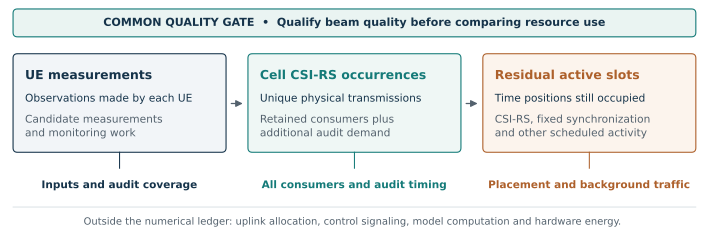

The Python source for this figure:
"""Vector figure: the three distinct accounts in cell-level beam accounting.

Run with Python + matplotlib. No experimental values are generated here.
"""
from pathlib import Path
import matplotlib
matplotlib.use('Agg')
import matplotlib.pyplot as plt
from matplotlib.patches import FancyBboxPatch, FancyArrowPatch

plt.rcParams.update({
    'font.family': 'DejaVu Sans', 'font.size': 8.0,
    'pdf.fonttype': 42, 'ps.fonttype': 42,
})
out = Path(__file__).resolve().parent
fig, ax = plt.subplots(figsize=(7.1, 2.35))
fig.subplots_adjust(0, 0, 1, 1)
ax.set_xlim(0, 7.1); ax.set_ylim(0, 2.35); ax.axis('off')
navy = '#15334A'; teal = '#147A78'; orange = '#AD602B'; gray = '#53616D'

def rounded(x, y, w, h, edge, fill, radius=.045, lw=.8):
    p = FancyBboxPatch((x,y), w,h, boxstyle=f'round,pad=0,rounding_size={radius}',
                       linewidth=lw, edgecolor=edge, facecolor=fill)
    ax.add_patch(p)
    return p

rounded(.12, 1.98, 6.86, .28, teal, '#EAF4F2')
ax.text(3.55, 2.12, 'COMMON QUALITY GATE  •  Qualify beam quality before comparing resource use',
        ha='center', va='center', fontsize=8.0, color=navy, weight='bold')

boxes = [
    (.12, navy, '#F2F5F8', 'UE measurements',
     'Observations made by each UE', 'Candidate measurements\nand monitoring work',
     'Inputs and audit coverage'),
    (2.48, teal, '#EFF7F5', 'Cell CSI-RS occurrences',
     'Unique physical transmissions', 'Retained consumers plus\nadditional audit demand',
     'All consumers and audit timing'),
    (4.84, orange, '#FCF4ED', 'Residual active slots',
     'Time positions still occupied', 'CSI-RS, fixed synchronization\nand other scheduled activity',
     'Placement and background traffic'),
]
for x, c, fill, title, sub, detail, constraint in boxes:
    rounded(x, .82, 2.14, .99, c, fill)
    ax.text(x+.12, 1.59, title, ha='left', va='center', color=c,
            fontsize=9.0, weight='bold')
    ax.text(x+.12, 1.36, sub, ha='left', va='center', color=navy,
            fontsize=7.7)
    ax.text(x+.12, 1.08, detail, ha='left', va='center', color=gray,
            fontsize=7.7, linespacing=1.35)
    ax.plot([x+1.07, x+1.07], [.82,.66], color=c, lw=.75)
    ax.text(x+1.07, .49, constraint, ha='center', va='center', color=c,
            fontsize=7.6, weight='bold')

for x in [2.26,4.62]:
    ax.add_patch(FancyArrowPatch((x+.025,1.31),(x+.195,1.31),
        arrowstyle='-|>', mutation_scale=10, color=gray, linewidth=.9))

ax.plot([.12,6.98],[.27,.27],color='#D4DCE1',lw=.6)
ax.text(3.55,.12,'Outside the numerical ledger: uplink allocation, control signaling, model computation and hardware energy.',
        ha='center',va='center',color=gray,fontsize=7.2)
fig.savefig(out/'accounting_architecture.pdf', metadata={'Title':'From UE measurements to cell resources and residual active time'})
fig.savefig(out/'accounting_architecture.png',dpi=220)
plt.close(fig)
